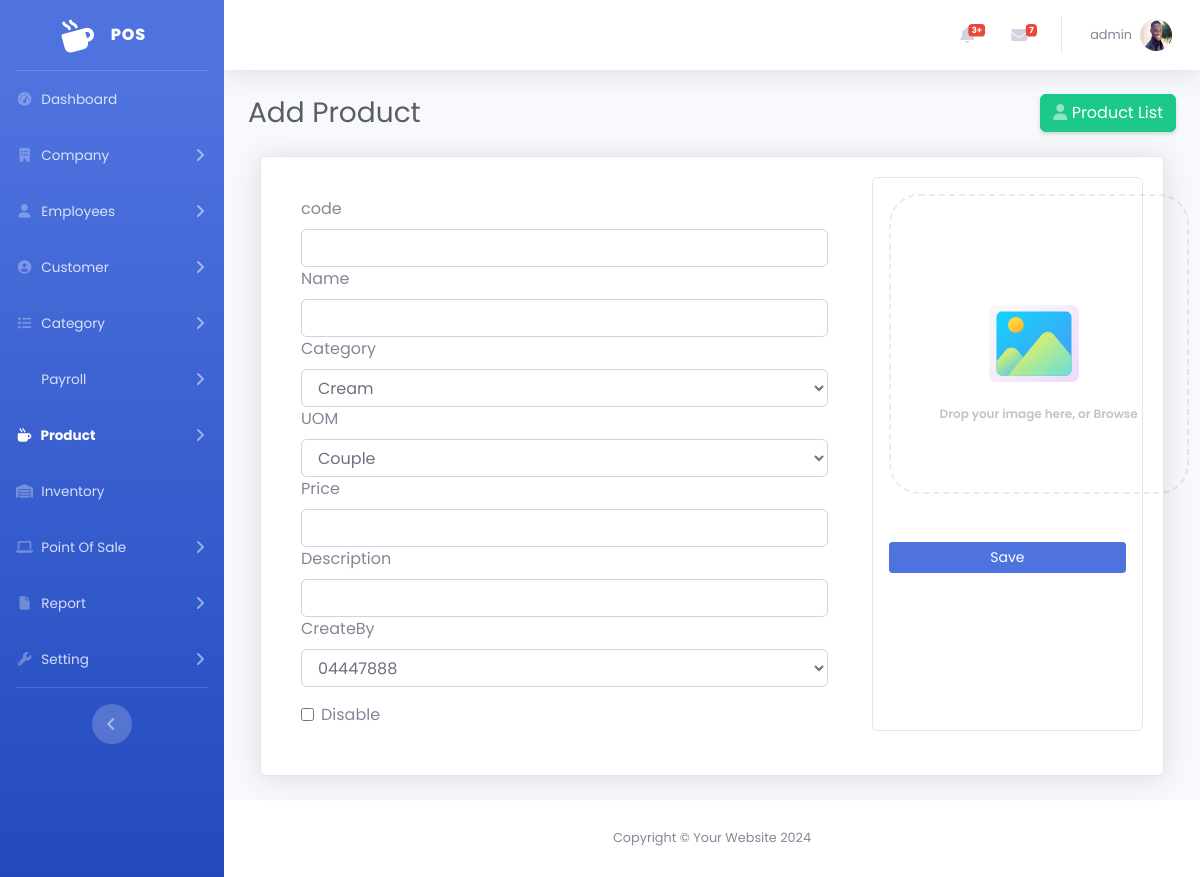
Page /admin/product-add.php (signed in) on the committed database.
### tables this page shows
CREATE TABLE `user` (
  `Id` int(11) NOT NULL,
  `OutletId` int(11) DEFAULT NULL,
  `EmployeeId` int(11) DEFAULT NULL,
  `RoleId` int(11) DEFAULT NULL,
  `Username` varchar(120) NOT NULL,
  `Password` varchar(255) NOT NULL,
  `ActivedAt` datetime DEFAULT NULL,
  `Status` tinyint(1) DEFAULT 1,
  `CreateBy` int(11) DEFAULT NULL,
  `CreateAt` timestamp NOT NULL DEFAULT current_timestamp()
);

CREATE TABLE `employee` (
  `Id` int(11) NOT NULL,
  `OutletId` int(11) DEFAULT NULL,
  `Firstname` varchar(120) NOT NULL,
  `Lastname` varchar(120) NOT NULL,
  `Gender` tinyint(1) NOT NULL,
  `Dob` datetime DEFAULT NULL,
  `Email` varchar(120) DEFAULT NULL,
  `Tel` varchar(18) NOT NULL,
  `Salary` decimal(6,2) DEFAULT 0.00,
  `Currency` int(11) DEFAULT 1,
  `Position` varchar(120) NOT NULL,
  `Image` varchar(255) DEFAULT NULL,
  `Status` tinyint(1) DEFAULT 1,
  `JoinAT` datetime DEFAULT NULL,
  `ResignAt` datetime DEFAULT NULL,
  `ReasonResign` text DEFAULT NULL,
  `CreateBy` int(11) DEFAULT NULL,
  `CreateAt` timestamp NOT NULL DEFAULT current_timestamp()
);

### admin/product-add.php (the view, shortened to what this page needs)
<?php
include('cn.php');
?>
<!DOCTYPE html>
<html lang="en">
<head>
    <link href="vendor/fontawesome-free/css/all.min.css" rel="stylesheet" type="text/css">
    <link rel="stylesheet" href="https://cdnjs.cloudflare.com/ajax/libs/font-awesome/6.5.2/css/all.min.css" />
    <link href="css/sb-admin-2.min.css" rel="stylesheet">
    <link href="vendor/datatables/dataTables.bootstrap4.min.css" rel="stylesheet">
    <link href="css/img-style.css" rel="stylesheet">
</head>
<body id="page-top">
    <div id="wrapper">
        <?php include './include/sidebar.php' ?>
        <div id="content-wrapper" class="d-flex flex-column">
            <div id="content">
                <?php include './include/topbar.php' ?>
                <div class="container-fluid">
                    <div class="d-sm-flex align-items-center justify-content-between mb-4">
                        <h1 class="h3 mb-0 text-gray-800">Add Product</h1>
                        <a href="product-list.php" class="d-none d-sm-inline-block btn btn-success shadow-sm" disabled><i class="fas fa-user text-white-50"></i> Product List</a>
                    </div>
                    <div class="col-lg-12">
                        <div class="card shadow mb-4">
                            <div class="card-body">
                                <form method="post" enctype="multipart/form-data">
                                    <div class="row">
                                        <div class="col-8">
                                            <div class="card-body">
                                                <label for="Code">code</label>
                                                <input type="text" class="form-control" name="txtcode" required value="<?php
                                                                                                                        ?>">
                                                <label for="Name">Name</label>
                                                <input type="text" class="form-control" name="txtname">
                                                <label for="Category">Category</label>
                                                <select class="form-control" style="width: 100%;" name="txtcategory">
                                                    <?php
                                                    $sqlCate = "SELECT * FROM `Category`";
                                                    $qrCate = $conn->query($sqlCate);
                                                    while ($rowCate = $qrCate->fetch_assoc()) {
                                                        if ($rowCate['id'] == $rowFrm['id']) $sel = 'selected';
                                                        else $sel = '';
                                                        echo '<option value="' . $rowCate['id'] . '" ' . $sel . '>' . $rowCate['Name'] . '</option>';
                                                    }
                                                    ?>
                                                </select>
                                                <label for="UOM">UOM</label>
                                                <select class="form-control" style="width: 100%;" name="txtuom">
                                                    <?php
                                                    $sqlUom = "SELECT * FROM `UOM`";
                                                    $qrUom = $conn->query($sqlUom);
                                                    while ($rowUom = $qrUom->fetch_assoc()) {
                                                        if ($rowUom['id'] == $rowFrm['id']) $sel = 'selected';
                                                        else $sel = '';
                                                        echo '<option value="' . $rowUom['id'] . '" ' . $sel . '>' . $rowUom['Name'] . '</option>';
                                                    }
                                                    ?>
                                                </select>
                                                <label for="Price">Price</label>
                                                <input type="text" class="form-control" name="txtprice">
                                                <label for="Description">Description</label>
                                                <input type="text" class="form-control" name="txtdescription">
                                                <label for="CreateBy">CreateBy</label>
                                                <select class="form-control" style="width: 100%;" name="txtcreateby">
                                                    <?php
                                                    $sqlUser = "SELECT * FROM `user`";
                                                    $qrUser = $conn->query($sqlUser);
                                                    while ($rowUser = $qrUser->fetch_assoc()) {
                                                        if ($rowUser['id'] == $rowFrm['id']) $sel = 'selected';
                                                        else $sel = '';
                                                        echo '<option value="' . $rowUser['id'] . '" ' . $sel . '>' . $rowUser['Username'] . '</option>';
                                                    }
                                                    ?>
                                                </select>
                                                <div class="form-check form-switch ms-4 mt-3">
                                                    <input class="form-check-input" type="checkbox" role="switch" id="status">
                                                    <label class="form-check-label mb-2" for="status">Disable</label>
                                                </div>
                                            </div>
                                        </div>
                                        <div class="col-lg-4 d-flex align-items-top justify-content-top">
                                            <div class="card mb-4 p-3 text center ">
                                                <div class="con-input-file">
                                                    <div class="img-1">
                                                    </div>
                                                    <div class="img-2">
                                                        <div class="square-1"></div>
                                                    </div>
                                                    <div class="img-3">
                                                        <div class="square-2"></div>
                                                    </div>
                                                    <div class="con-text">
                                                        Drop your image here, or Browse
                                                    </div class="d-flex justify-content-center">
                                                </div>
                                                <?php
                                                if (isset($_REQUEST['Id'])) {
                                                    echo '
                                                        <input type="submit" value="UPDATE" class="btn btn-success btn-sm mt-5" name="btnUpdate">
                                                            <a href="product-add.php" class="btn btn-info btn-sm mt-5"> NEW </a>
                                                        ';
                                                } else {
                                                    echo '
                                                        <button type="submit" class="btn btn-primary btn-sm mt-5" name="btnAdd">Save</button>
                                                        ';
                                                }
                                                ?>
                                            </div>
                                        </div>
                                    </div>
                                </form>
                            </div>
                        </div>
                    </div>
                </div>
            </div>
            <?php include './include/footer.php' ?>
        </div>
    </div>
</body>
</html>

### admin/include/topbar.php (shortened to what this page needs)
<?php
include('../admin/cn.php');
?>
<nav class="navbar navbar-expand navbar-light bg-white topbar mb-4 static-top shadow">
    <ul class="navbar-nav ml-auto">
        <li class="nav-item dropdown no-arrow mx-1">
            <a class="nav-link dropdown-toggle" href="#" id="alertsDropdown" role="button" data-toggle="dropdown" aria-haspopup="true" aria-expanded="false">
                <i class="fas fa-bell fa-fw"></i>
                <span class="badge badge-danger badge-counter">3+</span>
            </a>
        </li>
        <li class="nav-item dropdown no-arrow mx-1">
            <a class="nav-link dropdown-toggle" href="#" id="messagesDropdown" role="button" data-toggle="dropdown" aria-haspopup="true" aria-expanded="false">
                <i class="fas fa-envelope fa-fw"></i>
                <span class="badge badge-danger badge-counter">7</span>
            </a>
        </li>
        <?php
        $id = $_SESSION['session'];
        $sql = "SELECT * FROM `user` WHERE `Id` = '$id'";
        $rs = $conn->query($sql);
        $row = mysqli_fetch_assoc($rs);
        $Profile = $conn->query("SELECT * FROM `Employee` WHERE Id=" . $row['EmployeeId'])->fetch_assoc();
        ?>
        <li class="nav-item dropdown no-arrow">
            <a class="nav-link dropdown-toggle" href="#" id="userDropdown" role="button" data-toggle="dropdown" aria-haspopup="true" aria-expanded="false">
                <span class="mr-2 d-none d-lg-inline text-gray-600 small"><?php echo $row['Username'] ?></span>
                <img class="img-profile rounded-circle" src="../admin/ImageEmp/<?php echo $Profile['Image'] ?>" id="imgInp">
            </a>
        </li>
    </ul>
</nav>

### admin/css/img-style.css (style rules this page uses)
* { list-style: none; outline: none; padding: 0; margin: 0; font-family: 'Poppins', sans-serif; box-sizing: border-box; }
.con-input-file { border: 2px dashed rgba(0,0,0,.08); border-radius: 30px; display: flex; align-items: center; justify-content: center; position: relative; width: 300px; height: 300px; transition: all .25s ease, border 0s; }
.con-text { position: absolute; z-index: 100; pointer-events: none; margin-top: 140px; font-weight: 600; opacity: .5; font-size: .75rem; transition: all .25s ease; }
.img-1 { display: flex; align-items: center; justify-content: center; transform: translate(-50%, -50%); left: 50%; top: 50%; pointer-events: none; }
.img-1 { position: absolute; pointer-events: none; }
.img-1 svg { width: 100px; transition: all .25s ease; }
.img-2 { position: absolute; z-index: -1; pointer-events: none; transform: translate(-50%, -50%); left: 50%; top: 50%; }
.square-1 { width: 90px; height: 76px; background: linear-gradient(0deg, #93e5b0 0%, #65e0db 100%); border-radius: 10px; margin-top: -10px; margin-left: 0px; transform: rotate(-10deg); pointer-events: none; }
.img-3 { position: absolute; z-index: -2; pointer-events: none; transform: translate(-50%, -50%); left: 50%; top: 50%; }
.square-2 { transform: rotate(10deg); width: 90px; height: 76px; background: linear-gradient(90deg, #ffa936 0%, #ff6359 100%); border-radius: 10px; margin-top: -4px; transform: rotate(10deg); pointer-events: none; }

### rows in the picture
user: Username "admin"
employee: Image (picture)

### other values in the picture
form field txtcategory "Cream"
form field txtuom "Couple"
form field txtcreateby "04447888"
